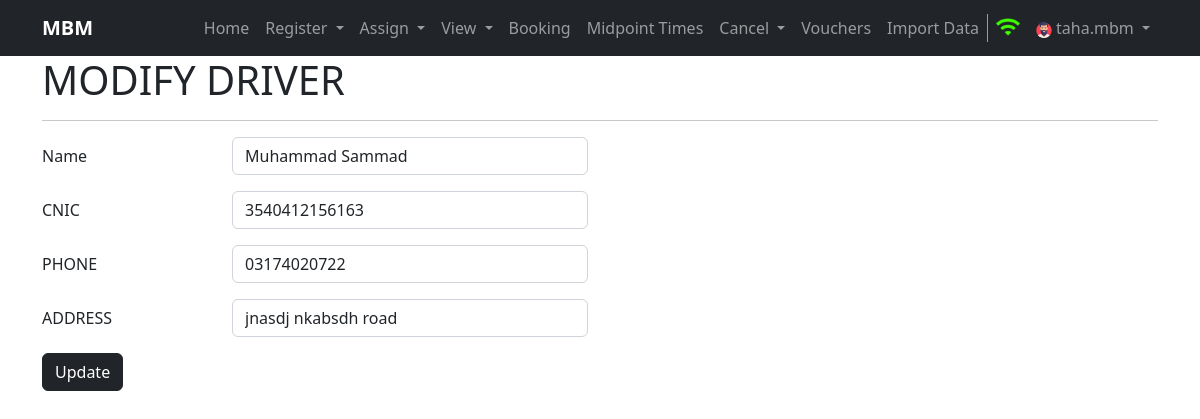
Screenshot of /modifydriver/2 (signed in) with the database file from the repository.
### home/models.py (models this page shows, shortened)
class Driver(models.Model):
    name = models.CharField(max_length=100)
    dob = models.DateField()
    cnic = models.CharField(max_length=13, unique=True)
    phone = models.CharField(max_length=13, unique=True)
    address = models.CharField(max_length=150)
    created = models.DateTimeField(auto_now_add=True, editable=False, null=False, blank=False)
    last_modified = models.DateTimeField(auto_now_add=True, editable=False, null=False, blank=False)
    class Meta:
        verbose_name_plural = 'Driver'

### home/views.py (the view, shortened to what this page needs)
# urls.py: path('modifydriver/<int:driver_id>', views.modifydriver, name='modifydriver'),
def modifydriver(request, driver_id):
    if request.user.is_anonymous:
        return redirect('/login')
    driver = None
    try:
        driver = Driver.objects.get(id=driver_id)
    except Exception as e:
        messages.warning(request, e)
    return render(request, 'modifydriver.html', {'driver': driver})

### templates/modifydriver.html (shortened to what this page needs)
{% extends 'base.html' %}
{% block username %}{{ request.user.username }}{% endblock username %}
{%block body%}
<div class="container">
    <h1>MODIFY DRIVER</h1>
    <hr>
</div>
<div class="container my-3">
    <form method="post" name="register" action="">
        <div class="mb-3 row">
            <label for="inputName" class="col-sm-2 col-form-label">Name</label>
            <div class="col-sm-4">
              <input type="text" class="form-control" id="inputName" name="inputName" minlength="3" maxlength="50" value="{{driver.name}}" required>
            </div>
          </div>
          <div class="mb-3 row">
            <label for="inputCnic" class="col-sm-2 col-form-label">CNIC</label>
            <div class="col-sm-4">
              <input type="number" class="form-control" id="inputCnic" name="inputCnic" minlength="13" value="{{driver.cnic}}" maxlength="13" required>
            </div>
          </div>
          <div class="mb-3 row">
            <label for="inputPhone" class="col-sm-2 col-form-label">PHONE</label>
            <div class="col-sm-4">
              <input type="number" class="form-control" id="inputPhone" name="inputPhone" value="{{driver.phone}}" minlength="11" maxlength="13" required>
            </div>
          </div>
          <div class="mb-3 row">
            <label for="inputAddress" class="col-sm-2 col-form-label">ADDRESS</label>
            <div class="col-sm-4">
              <input type="text" class="form-control" id="inputAddress" name="inputAddress"  value="{{driver.address}}" minlength="10" maxlength="100" required>
            </div>
          </div>
          <button type="submit" class="btn btn-dark btn-md">Update</button>
    </form>
</div>
{%endblock body%}

### rows the page displays
Driver: inputName "Muhammad Sammad", inputCnic "3540412156163", inputPhone "03174020722", inputAddress "jnasdj nkabsdh road"

### other values shown
{{ request.user.username }} "taha.mbm"
